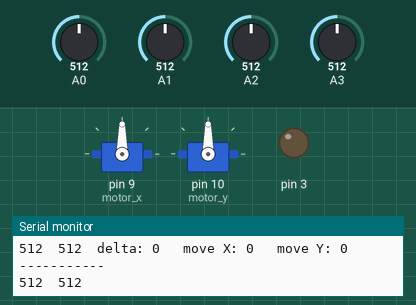
Bench run of a sketch on a simulated Arduino Uno, built with avr-gcc and run on an emulated ATmega328P. Parts: 2 × servo, output pins drawn as LEDs (lit = HIGH), the last lines printed to the serial monitor. Inputs (shaded band) come from the test bench; at power-on: A0 = 512, A3 = 512, A1 = 512, A2 = 512.

Above: at 1.2 s.
1.3 s: A0 set to 516
At 3.9 s:
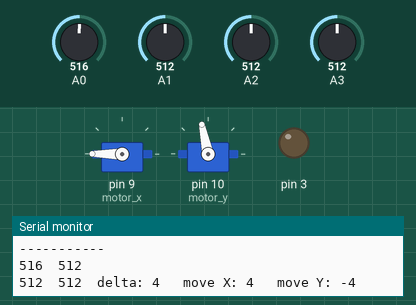
4.3 s: A3 set to 533
At 4.6 s:
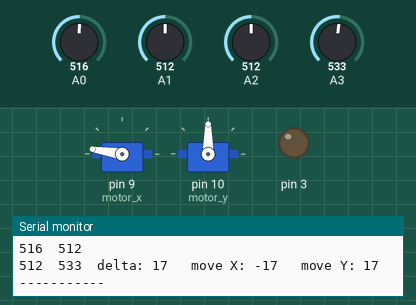
7.3 s: A1 set to 498
At 8.2 s:
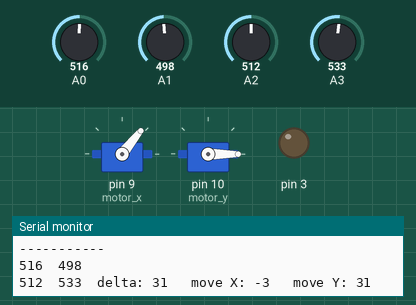
10.3 s: A2 set to 90
At 13.2 s:
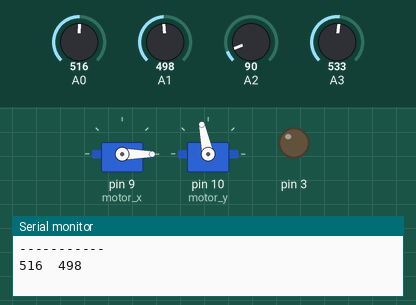
13.3 s: A1 set to 30
At 13.59 s:
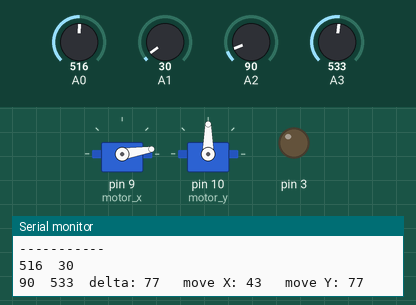
16.3 s: A2 set to 30
Timing chart, 0 to 20.3 s (numbered marks = the images above; inputs shaded):
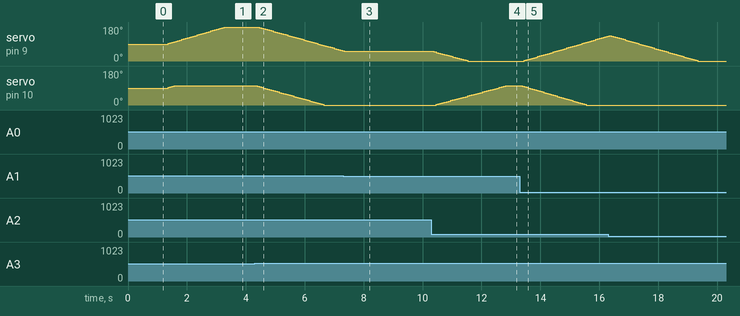

The sketch:

suntraker.ino
```cpp
#include <Servo.h>

//Constants
#define SERIAL_BAUD_RATE 9600
#define DELAY_MILLIS 10
#define PIN_MOTOR_X 5
#define PIN_MOTOR_Y 6
#define MAX_MOTOR_VALUE 1024
#define LIMIT_DOWN_Y 100
#define STEP 3
#define TOLERANCE 3

unsigned int panel[2][2];
//motors objects
Servo motor_x;
Servo motor_y;

//actual motor positions
int motor_x_value;
int motor_y_value;

//to get if move
int motor_x_aux;
int motor_y_aux;

//functins prototypes
void print_data();
void read_data();
int get_delta();
int check_if_move_x();

void setup () {
  motor_x_value = 90;
  motor_y_value = 90;
  motor_x.attach(9);
  motor_y.attach(10);

  motor_x.write(motor_x_value);
  motor_y.write(motor_y_value);

  Serial.begin(SERIAL_BAUD_RATE);
  while(!Serial) {

  };
  //Init input
  pinMode(A0,INPUT);
  pinMode(A1,INPUT);
  pinMode(A2,INPUT);
  pinMode(A3,INPUT);
  pinMode(3,OUTPUT);
  //Init Panel

  panel[0][0] = 0;
  panel[0][1] = 0;
  panel[1][0] = 0;
  panel[1][1] = 0;

  Serial.println("Setup finished");
}


void loop () {
  read_data();

  motor_x_aux = check_if_move_x();
  motor_y_aux = -check_if_move_y();

  print_data();


  //for x axis
  if( (motor_x_aux) < -TOLERANCE && motor_x_value >= 0) {
    motor_x_value -= STEP;
  } else if ( motor_x_aux > TOLERANCE && motor_x_value <= 180){
    motor_x_value += STEP;
  }
  motor_x.write(motor_x_value);

  //for y axis
  if( (motor_y_aux) < -TOLERANCE && motor_y_value >= 0) {
    motor_y_value -= STEP;
  } else if ( motor_y_aux > TOLERANCE && motor_y_value <= LIMIT_DOWN_Y){
    motor_y_value += STEP;
  }
  motor_y.write(motor_y_value);
  delay(DELAY_MILLIS);
}

void print_data() {
  Serial.println("-----------");
  Serial.print(panel[0][0]);
  Serial.print("\t");
  Serial.println(panel[0][1]);
  Serial.print(panel[1][0]);
  Serial.print("\t");
  Serial.print(panel[1][1]);
  Serial.print("\tdelta: ");
  Serial.print(get_delta());
  Serial.print("\t move X: ");
  Serial.print(check_if_move_x());
  Serial.print("\t move Y: ");
  Serial.println(check_if_move_y());

}

void read_data() {
  panel[0][0] = analogRead(A0);
  panel[0][1] = analogRead(A1);
  panel[1][0] = analogRead(A2);
  panel[1][1] = analogRead(A3);
}
int get_delta() {
  int ret = 0;
  int aux;

  aux = panel[0][0] - panel[1][1];
  if (aux<0)
    aux*=-1;
  ret+=aux;

  aux= panel[0][1] - panel[1][0];
  if (aux<0)
    aux*=-1;
  ret += aux;

  return ret;
}

int check_if_move_x() {
  int ret = 0;

  ret+= panel[0][0] - panel[0][1];
  ret+= panel[1][0] - panel[1][1];

  return ret;
}

int check_if_move_y() {
  int ret = 0;

  ret+= panel[1][0] - panel[0][0];
  ret+= panel[1][1] - panel[0][1];

  return ret;
}
```

Measured:
- the behaviour switches between 515 and 516 on A0 (found by bisection; images 0 and 1)
- the behaviour switches between 519 and 520 on A3 (found by bisection; images 1 and 2)
- the behaviour switches between 499 and 498 on A1 (found by bisection; images 2 and 3)
- after the input at 1.3 s, servo on pin 9 (motor_x): moves from 90° to 180° over 1.9 s, starting after 0.07 s; servo on pin 10 (motor_y): 90° → 93° after 0.07 s, → 96° 0.07 s later, → 99° 0.07 s later, → 102° 0.07 s later
- after the input at 4.3 s, servo on pin 9 (motor_x): moves from 180° to 54° over 2.8 s, starting after 0.15 s; servo on pin 10 (motor_y): moves from 102° to 0° over 2.3 s, starting after 0.09 s
- after the input at 7.3 s, servo on pin 9 (motor_x): goes on until 7.3 s, then stays 51°
- after the input at 10.3 s, servo on pin 9 (motor_x): moves from 51° to 0° over 1.1 s, starting after 0.08 s; servo on pin 10 (motor_y): moves from 0° to 102° over 2.4 s, starting after 0.16 s
- after the input at 13.3 s, servo on pin 9 (motor_x): moves from 0° to 132° over 2.8 s, starting after 0.16 s; servo on pin 10 (motor_y): moves from 102° to 0° over 2.2 s, starting after 0.09 s
